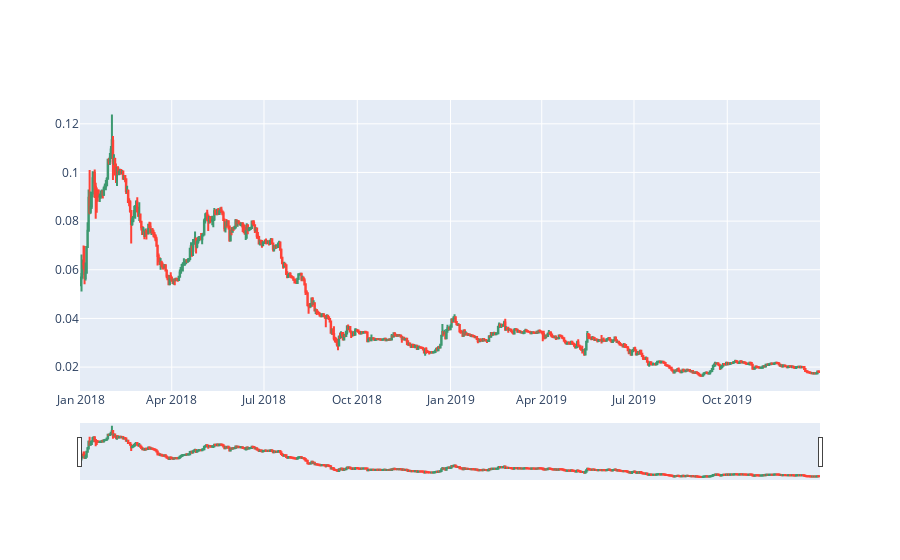

This figure's notebook cell:
### Code cell
myfig = go.Figure([myplot])
myfig.show()

### Figure 1 — Plotly figure (JSON) as saved in the notebook; plotly's stock layout.template omitted (floating-point values rounded to 4 significant figures; data arrays with more than 128 entries replaced by an {"elided": "..."} marker saying what was removed)
{"data": [{"close": {"elided": "730 float values"}, "high": {"elided": "730 float values"}, "low": {"elided": "730 float values"}, "open": {"elided": "730 float values"}, "type": "candlestick", "x": {"elided": "730 str values"}}], "layout": {}}
